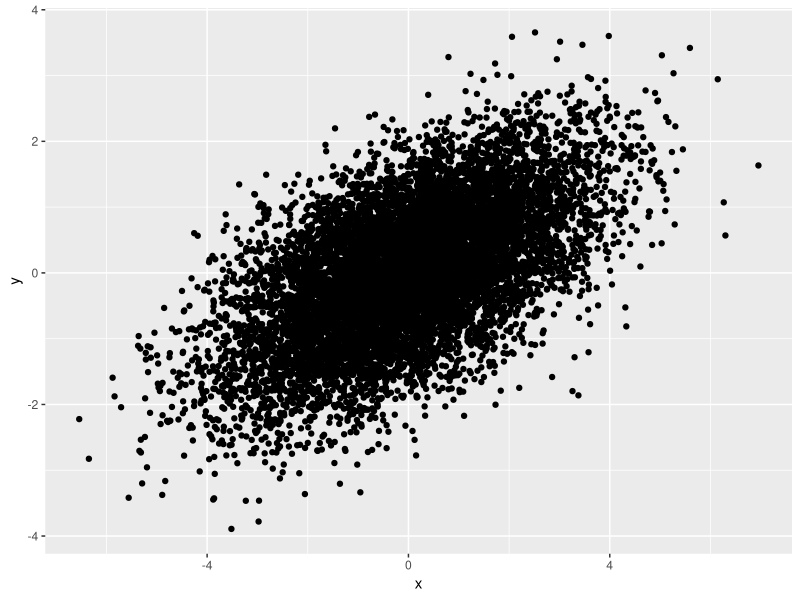
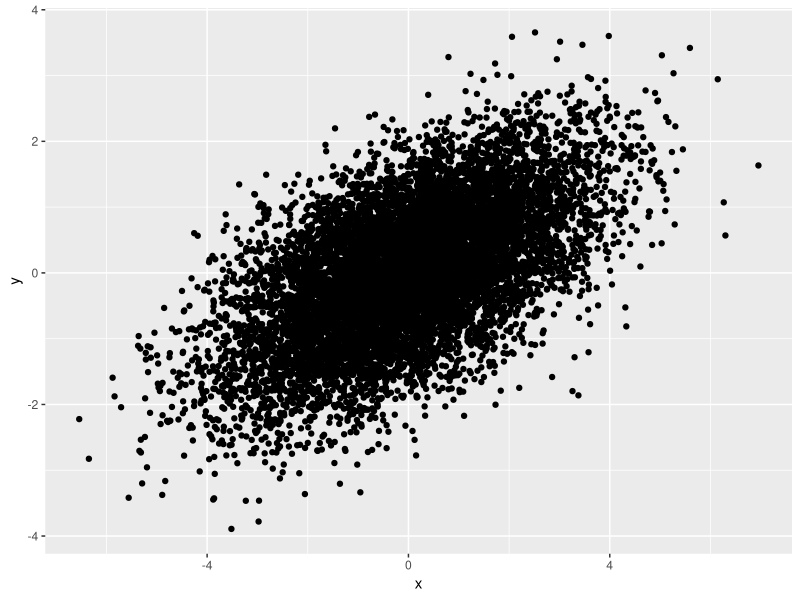
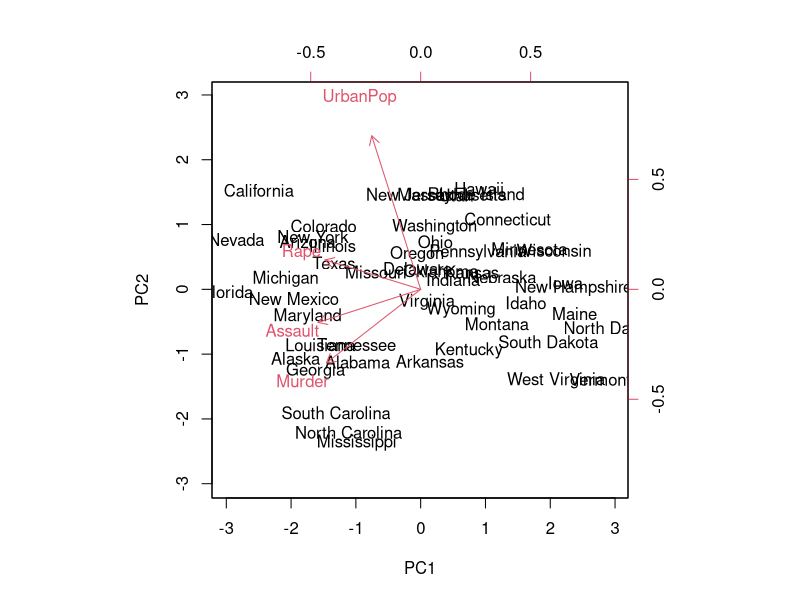

Here is the R script that generated these plots, in order:
## ---- chunk 1
library(ggplot2)
library(dplyr)
library(MASS)
## ---- chunk 2

sigma <- matrix(c(3,1,1,1),nrow=2)

m <- mvrnorm(n=10000, mu=c(0,0), Sigma = sigma)
data <- tibble(x = m[,1], y=m[,2])
print(cor(data$x,data$y))
## ---- chunk 3
1/sqrt(3)
## ---- chunk 4
data |> ggplot(aes(x=x,y=y))+geom_point()

## ---- chunk 5
data |> ggplot(aes(x=x,y=y))+geom_point()

## ---- chunk 6
cov(data)
## ---- chunk 7

sigma <- matrix(c(3,1,1,1),nrow=2)

# compute matrix square root
ev <- eigen(sigma)
ev$values <- sqrt(ev$values)
sigma_root <- ev$vectors %*% diag(ev$values) %*% t(ev$vectors)

sigma_root %*% sigma_root
## ---- chunk 8
# random normal variables
uncorr <-   matrix(rnorm(2000),ncol=2)
print(cov(uncorr))
# multiply by sqrt of sigma
correlated <-  t(apply(uncorr,1,\(x)sigma_root %*% x))
print(cov(correlated))
## ---- chunk 9
states <- row.names(USArrests)
apply(USArrests,2, mean)
## ---- chunk 10
cov(USArrests)
## ---- chunk 11
USArrests_cs <- scale(USArrests)
USArrests_cov <- cov(USArrests_cs)
## ---- chunk 12
es <- eigen(USArrests_cov)
es$values
## ---- chunk 13
es$vectors[,1]
## ---- chunk 14
USArrests_cov %*% es$vectors[,1]/es$values[[1]]
## ---- chunk 15
pr <- prcomp(USArrests, scale = TRUE)
pr$rotation
## ---- chunk 16
es$vectors
## ---- chunk 17
biplot(pr, scale = 0)
